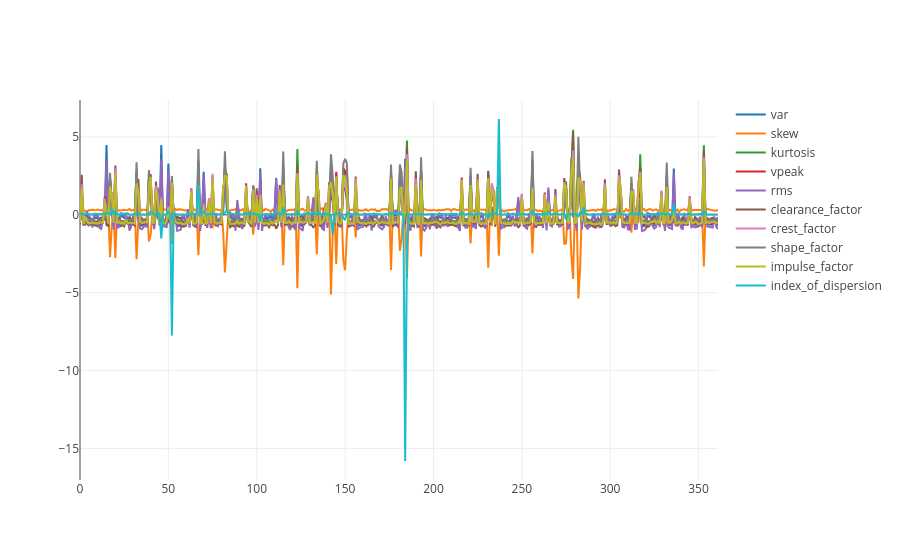

Notebook code cell kept with this figure:
### Code cell
fig = go.Figure(data=[go.Scatter(y=dataset.dataframe.loc[:, key],
                                name=key,
                                hoverinfo='text',
                                hovertext=dataset.dataframe.loc[:, 'label']) for key in dataset.FEATURES])
fig.show()

### Figure 1 — Plotly figure (JSON) as saved in the notebook; plotly's stock layout.template omitted (floating-point values rounded to 4 significant figures; data arrays with more than 128 entries replaced by an {"elided": "..."} marker saying what was removed)
{"data": [{"hoverinfo": "text", "hovertext": {"elided": "362 int values"}, "name": "var", "type": "scatter", "uid": "ff9901a6-ecec-4370-80d1-abdc445748a8", "y": {"elided": "362 float values"}}, {"hoverinfo": "text", "hovertext": {"elided": "362 int values"}, "name": "skew", "type": "scatter", "uid": "41506203-20f3-4127-bad2-45333b94e926", "y": {"elided": "362 float values"}}, {"hoverinfo": "text", "hovertext": {"elided": "362 int values"}, "name": "kurtosis", "type": "scatter", "uid": "9b6df9ec-3756-404b-9536-10c3684d983e", "y": {"elided": "362 float values"}}, {"hoverinfo": "text", "hovertext": {"elided": "362 int values"}, "name": "vpeak", "type": "scatter", "uid": "1e7d7d2c-02b7-44fe-80cb-bc60cdd20883", "y": {"elided": "362 float values"}}, {"hoverinfo": "text", "hovertext": {"elided": "362 int values"}, "name": "rms", "type": "scatter", "uid": "da740c2d-cc75-4536-ba97-a76865495120", "y": {"elided": "362 float values"}}, {"hoverinfo": "text", "hovertext": {"elided": "362 int values"}, "name": "clearance_factor", "type": "scatter", "uid": "8313ade6-9b26-45a9-9f62-b8eb16e17d10", "y": {"elided": "362 float values"}}, {"hoverinfo": "text", "hovertext": {"elided": "362 int values"}, "name": "crest_factor", "type": "scatter", "uid": "ec1e4cec-b1a1-4a86-a2db-22e2a93f419c", "y": {"elided": "362 float values"}}, {"hoverinfo": "text", "hovertext": {"elided": "362 int values"}, "name": "shape_factor", "type": "scatter", "uid": "a606af52-ad25-445a-a174-c55c99231f01", "y": {"elided": "362 float values"}}, {"hoverinfo": "text", "hovertext": {"elided": "362 int values"}, "name": "impulse_factor", "type": "scatter", "uid": "ac27b156-bc6c-4033-b7f2-ce929e4009ba", "y": {"elided": "362 float values"}}, {"hoverinfo": "text", "hovertext": {"elided": "362 int values"}, "name": "index_of_dispersion", "type": "scatter", "uid": "87aa0aeb-0e95-4d12-b5d4-8f0ed879e227", "y": {"elided": "362 float values"}}], "layout": {}}
